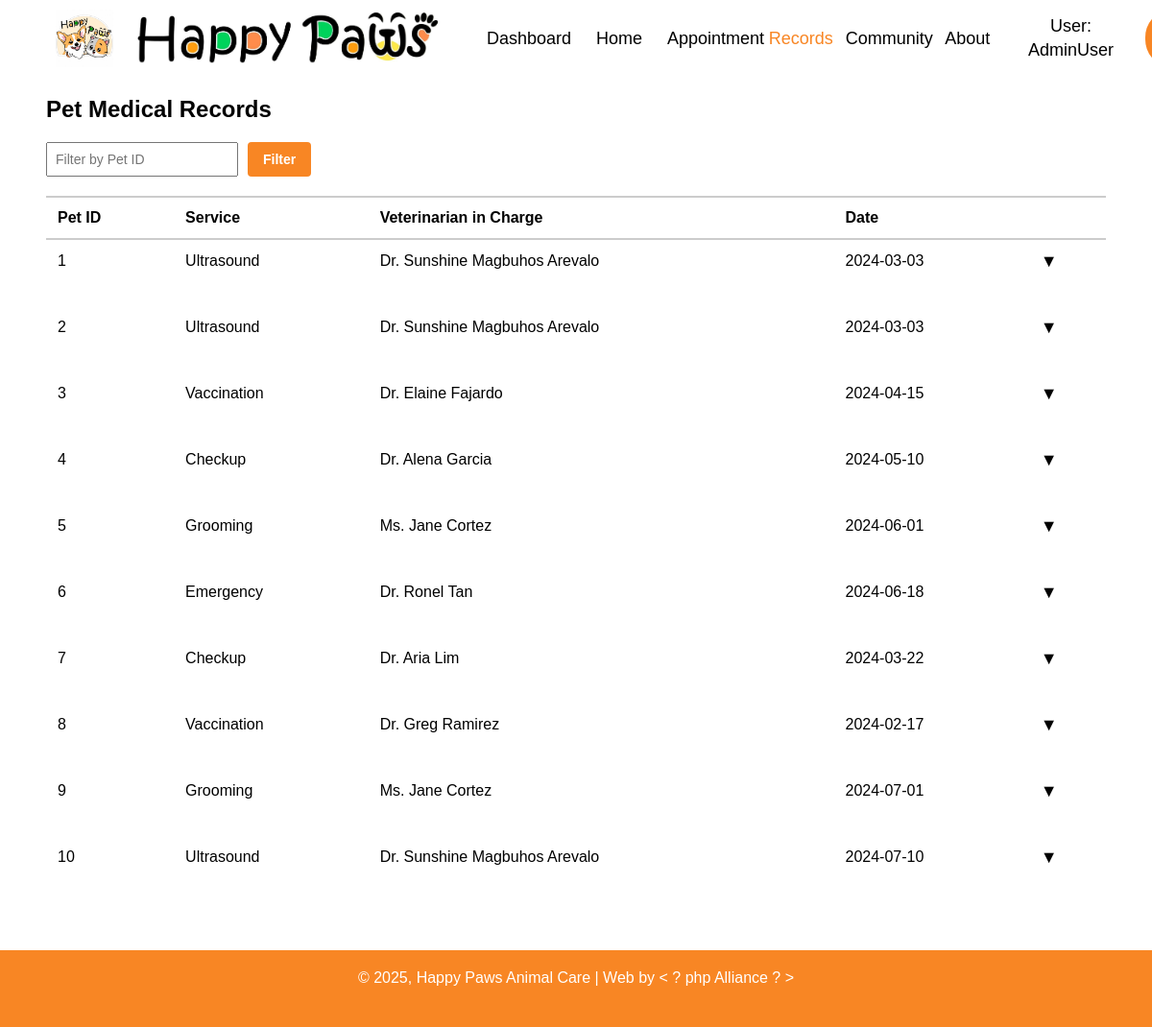
Screenshot of /records.php (signed in) with the database file from the repository.
### tables this page shows
CREATE TABLE IF NOT EXISTS records (
    id INT AUTO_INCREMENT PRIMARY KEY,
    pet_id INT NOT NULL,
    service VARCHAR(100) NOT NULL,
    vet_in_charge VARCHAR(100) NOT NULL,
    visit_date DATE NOT NULL,
    detailed_report LONGTEXT,
    FOREIGN KEY (pet_id) REFERENCES pets(id) ON DELETE CASCADE
);

### records.php (the view, shortened to what this page needs)
<?php
include("includes/header.php");
$mysqli = new mysqli("localhost", "root", "", "happy_paws");
$filter = isset($_GET['pet_id']) ? (int)$_GET['pet_id'] : null;
$query = "SELECT * FROM records";
$result = $mysqli->query($query);
?>
<!DOCTYPE html>
<html>
<head>
    <link id="stylesheet" rel="stylesheet" href="css/style.css">
</head>
<body>
    <div class="page-wrapper">
        <main class="container">
            <h2>Pet Medical Records</h2>
            <form class="filter-form" method="GET" action="">
                <div class="filter-buttons">
                    <input type="number" name="pet_id" placeholder="Filter by Pet ID" value="<?= htmlspecialchars($filter) ?>">
                    <button type="submit" class="filter-btn">Filter</button>
                </div>
            </form>
            <?php if ($result && $result->num_rows > 0): ?>
                <table>
                    <thead>
                        <tr>
                            <th>Pet ID</th>
                            <th>Service</th>
                            <th>Veterinarian in Charge</th>
                            <th>Date</th>
                            <th></th>
                        </tr>
                    </thead>
                    <tbody>
                        <?php while ($row = $result->fetch_assoc()): ?>
                            <tr>
                                <td><?= htmlspecialchars($row['pet_id']) ?></td>
                                <td><?= htmlspecialchars($row['service']) ?></td>
                                <td><?= htmlspecialchars($row['vet_in_charge']) ?></td>
                                <td><?= htmlspecialchars($row['visit_date']) ?></td>
                                <td class="toggle-arrow" onclick="toggleDetails(this)">&#x25BC;</td>
                            </tr>
                            <tr class="details-row">
                                <td colspan="5">
                                </td>
                            </tr>
                        <?php endwhile; ?>
                    </tbody>
                </table>
            <?php else: ?>
                <p>No records found.</p>
            <?php endif; ?>
        </main>
    </div>
    <?php include_once("includes/footer.php"); ?>
</body>
</html>

### css/style.css (style rules this page uses)
* { box-sizing: border-box; }
body { margin: 0; font-family: sans-serif; }
.container { width: 92%; margin: auto; height: 100%; }
html, body { height: 100%; margin: 0; }
.page-wrapper { display: flex; flex-direction: column; min-height: 100vh; }
.page-wrapper > main { flex: 1; }
.filter-form { margin-bottom: 20px; }
input[type="number"] { padding: 8px; font-size: 14px; width: 200px; }
button { padding: 8px 12px; background-color: #f88624; border: none; color: white; cursor: pointer; }
table { width: 100%; border-collapse: collapse; background-color: white; }
thead th { text-align: left; padding: 12px; border-top: 2px solid #ccc; border-bottom: 2px solid #ccc; }
tbody td { padding: 12px; border: none; }
.toggle-arrow { cursor: pointer; font-size: 18px; }
.filter-buttons { display: flex; gap: 10px; }
.filter-btn { background-color: #f88624; border: none; color: white; padding: 8px 16px; cursor: pointer; border-radius: 4px; text-decoration: none; font-weight: bold; transition: background-color 0.3s; }
.filter-btn, .reset-btn { font-family: inherit; font-size: 14px; font-weight: bold; }

### rows the page displays
records: pet "1", service "Ultrasound", vet_in_charge "Dr. Sunshine Magbuhos Arevalo", visit_date "2024-03-03"
records: pet "2", service "Ultrasound", vet_in_charge "Dr. Sunshine Magbuhos Arevalo", visit_date "2024-03-03"
records: pet "3", service "Vaccination", vet_in_charge "Dr. Elaine Fajardo", visit_date "2024-04-15"
records: pet "4", service "Checkup", vet_in_charge "Dr. Alena Garcia", visit_date "2024-05-10"
records: pet "5", service "Grooming", vet_in_charge "Ms. Jane Cortez", visit_date "2024-06-01"
records: pet "6", service "Emergency", vet_in_charge "Dr. Ronel Tan", visit_date "2024-06-18"
records: pet "7", service "Checkup", vet_in_charge "Dr. Aria Lim", visit_date "2024-03-22"
records: pet "8", service "Vaccination", vet_in_charge "Dr. Greg Ramirez", visit_date "2024-02-17"
records: pet "9", service "Grooming", vet_in_charge "Ms. Jane Cortez", visit_date "2024-07-01"
records: pet "10", service "Ultrasound", vet_in_charge "Dr. Sunshine Magbuhos Arevalo", visit_date "2024-07-10"

### other values shown
$_SESSION["fname"] "Admin"
$_SESSION["lname"] "User"
